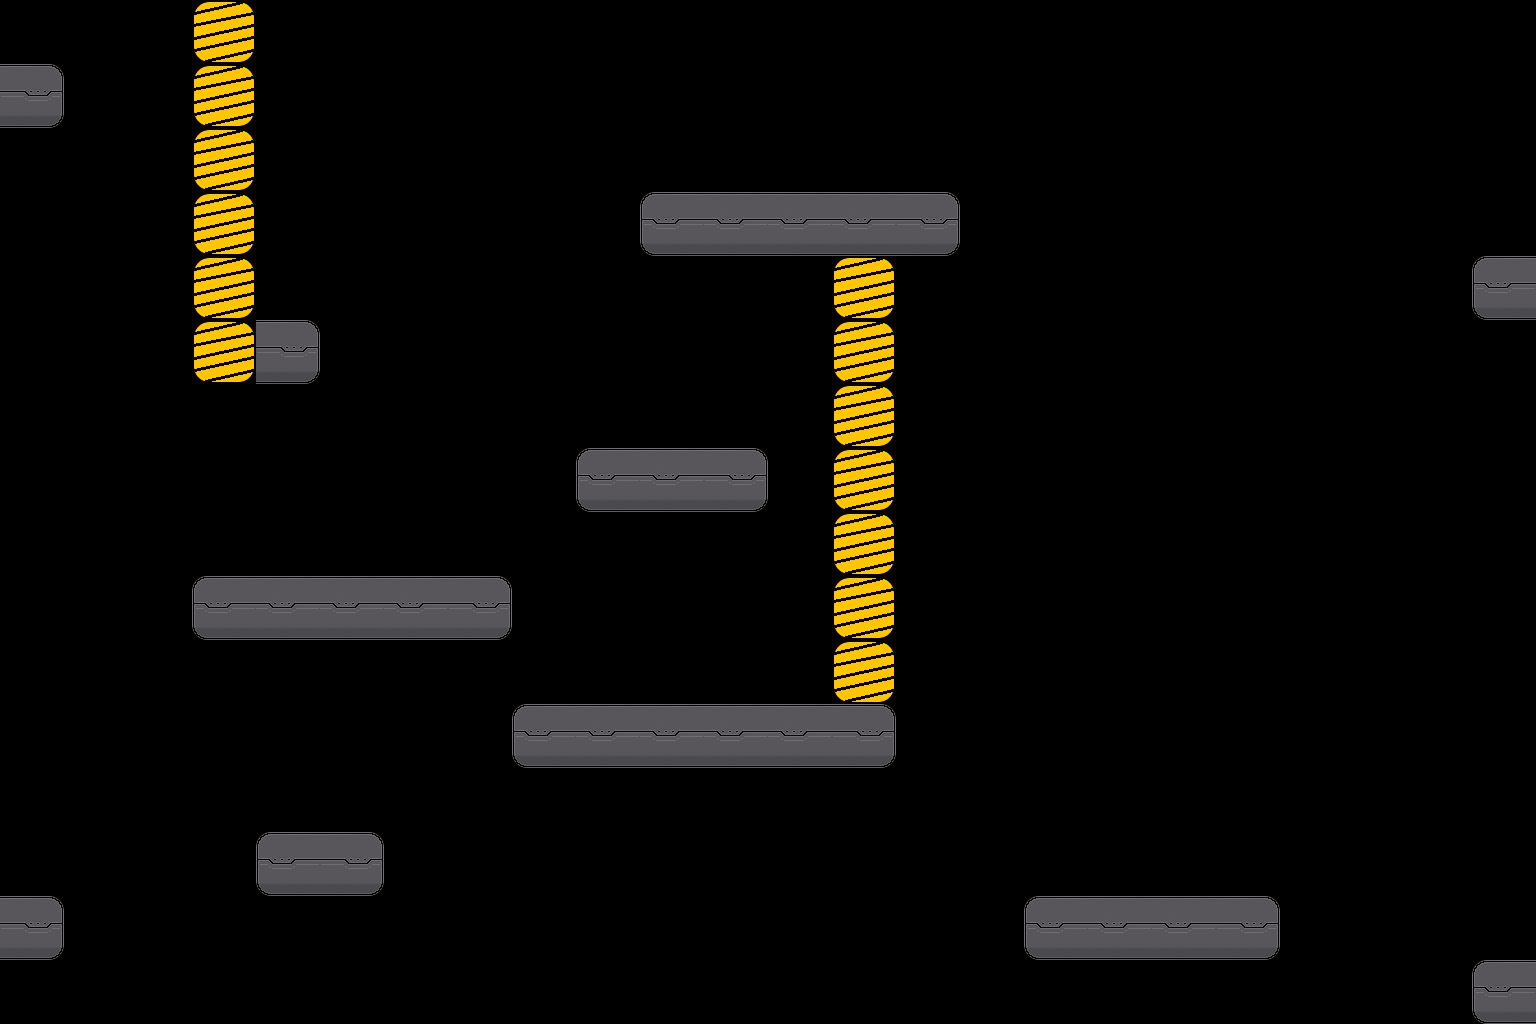

A 2D game scene composited from a Tiled map and its tileset images. What follows is a short description and the map's XML, with each tile layer's data collapsed to a summary:
An orthogonal 24x16 tile map with 64x64 px tiles, 1 tile layer (Tile Layer 1).

<map version="1.0" orientation="orthogonal" renderorder="right-down" width="24" height="16" tilewidth="64" tileheight="64" nextobjectid="1">
 <tileset firstgid="1" name="platform" tilewidth="64" tileheight="64">
  <image source="platform.png" trans="ff00ff" width="256" height="64" />
  <tile id="0">
   <properties>
    <property name="bottom" value="True" />
    <property name="left" value="True" />
    <property name="right" value="True" />
    <property name="top" value="True" />
   </properties>
  </tile>
  <tile id="1">
   <properties>
    <property name="bottom" value="True" />
    <property name="left" value="True" />
    <property name="right" value="True" />
    <property name="top" value="True" />
   </properties>
  </tile>
  <tile id="2">
   <properties>
    <property name="bottom" value="True" />
    <property name="left" value="True" />
    <property name="right" value="True" />
    <property name="top" value="True" />
   </properties>
  </tile>
  <tile id="3">
   <properties>
    <property name="bottom" value="True" />
    <property name="left" value="True" />
    <property name="right" value="True" />
    <property name="top" value="True" />
   </properties>
  </tile>
 </tileset>
 <layer name="Tile Layer 1" width="24" height="16">
  <data>[384 cells, 43 non-empty, 4 distinct tile ids]</data>
 </layer>
</map>